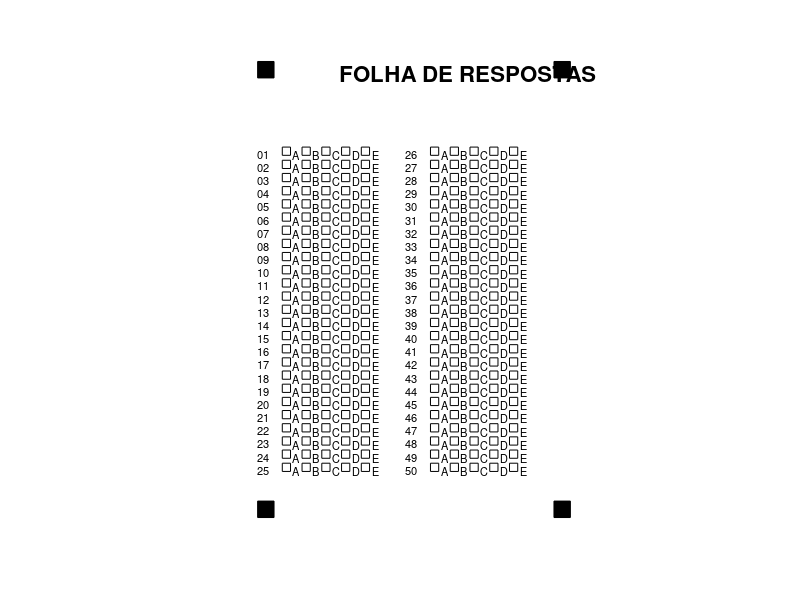

MATLAB code to generate this figure:
function gerarFR()

close all;
clc;

%% Configurações da folha

largura = 210;   % A4 (mm)
altura  = 297;

figure( ...
    'Color','white',...
    'Units','centimeters',...
    'Position',[1 1 21 29.7]);

axis([0 largura 0 altura]);
axis equal;
axis off;
hold on;

%% --------------------------------------------------
% Marcadores fiduciais
% --------------------------------------------------

fidSize = 10; % mm

fiduciais = [
    10, altura-20;
    largura-20, altura-20;
    10, 10;
    largura-20, 10
];

for k = 1:4

    rectangle( ...
        'Position',...
        [fiduciais(k,1),fiduciais(k,2),fidSize,fidSize],...
        'FaceColor','black');

end

%% --------------------------------------------------
% Título
% --------------------------------------------------

text(60,280,...
    'FOLHA DE RESPOSTAS',...
    'FontSize',16,...
    'FontWeight','bold');

%% --------------------------------------------------
% Questões
% --------------------------------------------------

alternativas = ['A','B','C','D','E'];

bolha = 5;

ROI = struct();

q = 1;

for coluna = 1:2

    if coluna == 1

        xBase = 25;
        qIni = 1;
        qFim = 25;

    else

        xBase = 115;
        qIni = 26;
        qFim = 50;

    end

    for questao = qIni:qFim

        linha = questao - qIni;

        y = 230 - linha*8;

        text(xBase-15,...
             y+1,...
             sprintf('%02d',questao),...
             'FontSize',8);

        for alt = 1:5

            x = xBase + (alt-1)*12;

            rectangle( ...
                'Position',[x,y,bolha,bolha]);

            text(x+6.5,...
                 y+0.5,...
                 alternativas(alt),...
                 'FontSize',8);

            ROI(questao,alt).x = x;
            ROI(questao,alt).y = y;
            ROI(questao,alt).w = bolha;
            ROI(questao,alt).h = bolha;

        end

        q = q + 1;

    end

end

%% --------------------------------------------------
% Salvar PDF
% --------------------------------------------------

exportgraphics(gcf,...
    'FolhaResposta.pdf',...
    'ContentType','vector');

%% --------------------------------------------------
% Salvar coordenadas
% --------------------------------------------------

save( ...
    'layoutFR.mat',...
    'ROI',...
    'tipoROI',...
    'fiduciais');

fprintf('FolhaResposta.pdf gerada com sucesso.\n');
fprintf('layoutFR.mat salvo com sucesso.\n');

end
